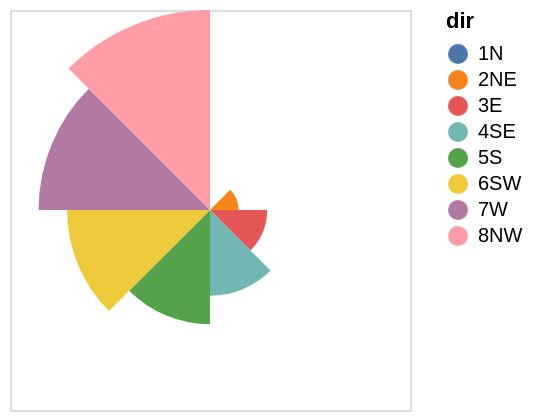

Here is the Vega-Lite specification saved for this chart:
### Vega specification from a JSON file in a GitHub repository (floating-point values rounded to 4 significant figures)
{"$schema": "https://vega.github.io/schema/vega/v5.json", "background": "white", "padding": 5, "width": 200, "height": 200, "style": "cell", "data": [{"name": "source_0", "values": [{"dir": "1N", "strength": 1}, {"dir": "2NE", "strength": 2}, {"dir": "3E", "strength": 3}, {"dir": "4SE", "strength": 4}, {"dir": "5S", "strength": 5}, {"dir": "6SW", "strength": 6}, {"dir": "7W", "strength": 7}, {"dir": "8NW", "strength": 8}]}, {"name": "data_0", "source": "source_0", "transform": [{"type": "filter", "expr": "isValid(datum[\"strength\"]) && isFinite(+datum[\"strength\"])"}]}], "marks": [{"name": "marks", "type": "arc", "style": ["arc"], "from": {"data": "data_0"}, "encode": {"update": {"fill": {"scale": "color", "field": "dir"}, "x": {"signal": "width", "mult": 0.5}, "y": {"signal": "height", "mult": 0.5}, "outerRadius": [{"test": "!isValid(datum[\"strength\"]) || !isFinite(+datum[\"strength\"])", "value": 0}, {"scale": "radius", "field": "strength"}], "innerRadius": {"value": 0}, "startAngle": {"scale": "theta", "field": "dir"}, "endAngle": {"scale": "theta", "field": "dir", "offset": {"scale": "theta", "band": 1}}}}}], "scales": [{"name": "theta", "type": "band", "domain": {"data": "data_0", "field": "dir", "sort": true}, "range": [0, 6.283]}, {"name": "radius", "type": "linear", "domain": {"data": "data_0", "field": "strength"}, "range": [0, {"signal": "min(width,height)/2"}], "zero": false}, {"name": "color", "type": "ordinal", "domain": {"data": "data_0", "field": "dir", "sort": true}, "range": "category"}], "legends": [{"fill": "color", "symbolType": "circle", "title": "dir"}]}
